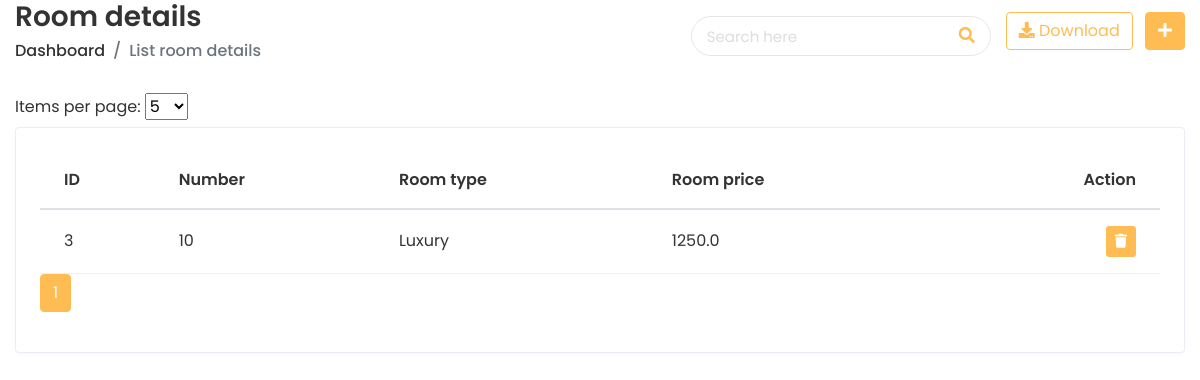
The app's page /app/roomList/ (signed in), older data.
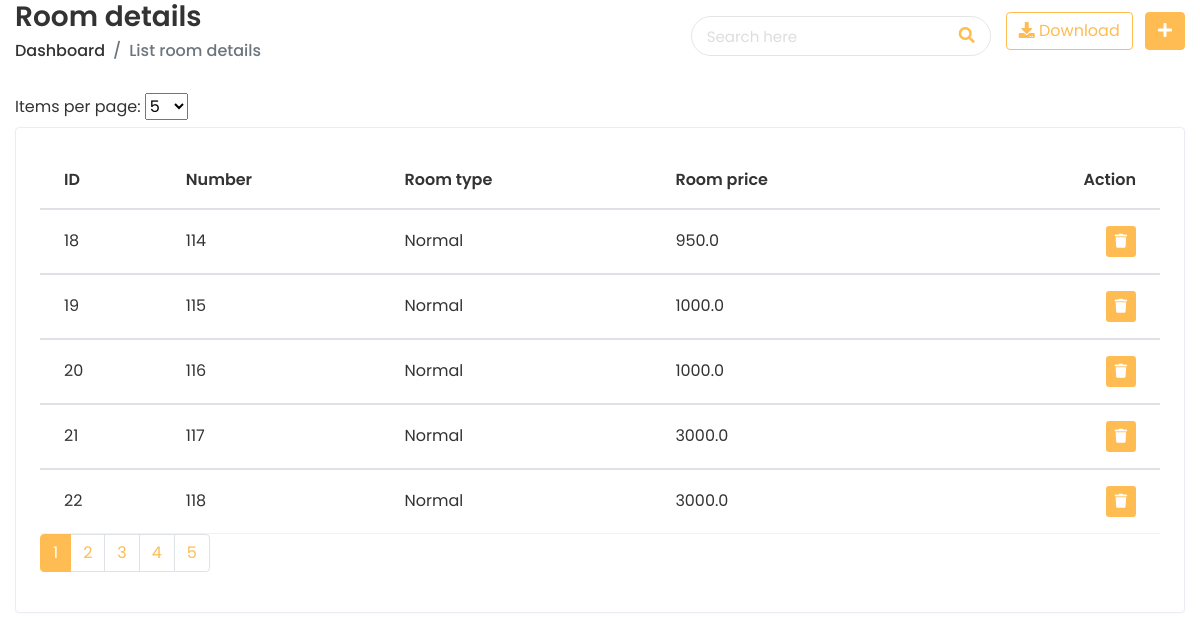
The same page, newer data.
### doctor/models.py (models this page shows, shortened)
class Room(models.Model):
    ROOM_TYPES = (
        ('King', 'King'),
        ('Luxury', 'Luxury'),
        ('Normal', 'Normal'),
        ('Economic', 'Economic'),
        ('General Ward', 'General Ward'),
    )
    number = models.IntegerField(default=0, unique=True)
    slug = models.SlugField(blank=True)
    capacity = models.SmallIntegerField(default=0)
    numberOfBeds = models.SmallIntegerField(default=0)
    roomType = models.CharField(max_length=20, choices=ROOM_TYPES)
    price = models.FloatField(default=0)
    statusStartDate = models.DateField(null=True)
    statusEndDate = models.DateField(null=True)

### doctor/views.py (the view)
# urls.py: path("roomList/", views.room_list, name="room_list"),
@login_required
def room_list(request):
    page_size = int(request.GET.get('page_size', getattr(settings, 'PAGE_SIZE', 5)))
    page = request.GET.get('page', 1)
    search_query = request.GET.get('search', '')
    rooms = Room.objects.filter(
        Q(id__icontains=search_query) |
        Q(roomType__icontains=search_query) |
        Q(price__icontains=search_query) |
        Q(number__icontains=search_query)
    )
    room_data = []
    for room in rooms:
        room_data.append({'room': room})
    paginator = Paginator(room_data, page_size)
    try:
        room_page = paginator.page(page)
    except PageNotAnInteger:
        room_page = paginator.page(1)
    return render(request, "assignBed/room_list.html", {'room_page': room_page, 'page_size': page_size, 'search_query': search_query})

### templates/assignBed/room_list.html (shortened to what this page needs)
{% extends 'home/base-login.html' %}
{% load compress static %}
{% block content %}
      <div class="content container-fluid">
         <div class="page-header">
        <div class="row align-items-center">
           <div class="col">
              <h3 class="page-title">Room details</h3>
              <ul class="breadcrumb">
                 <li class="breadcrumb-item"><a href="{% url 'Bindex' %}">Dashboard</a></li>
                 <li class="breadcrumb-item active">List room details</li>
              </ul>
           </div>
           <div class="top-nav-search">
            <form method="get" action="">
               <input type="text" id="search" class="form-control" placeholder="Search here" name="search" value="{{ search_query }}">
               <button class="btn" type="submit"><i class="fas fa-search"></i></button>
               </form>
            </div>
           <div class="col-auto text-right float-right ml-auto">
              <a href="#" class="btn btn-outline-primary mr-2"><i class="fas fa-download"></i> Download</a>
              <a href="add-student.html" class="btn btn-primary"><i class="fas fa-plus"></i></a>
           </div>
        </div>
     </div>
     <div class="row">
        <div class="col-sm-12">
         <form id="page-size-form" method="get" action="">
            <label for="page_size">Items per page:</label>
            <select id="page_size" name="page_size" onchange="updatePageSize()">
               <option value="5" {% if page_size == 5 %}selected{% endif %}>5</option>
            </select>
         </form>
           <div class="card card-table">
              <div class="card-body">
                 <div class="table-responsive">
                    <table class="table table-hover table-center mb-0 datatable">
                       <thead>
                          <tr>
                             <th>ID</th>
                             <th>Number</th>
                             <th>Room type</th>
                             <th>Room price</th>
                             <th class="text-right">Action</th>
                          </tr>
                       </thead>
                       {% for data in room_page %}
                       <tbody>
                          <tr>
                             <td>{{ data.room.id }}</td>
                             <td>
                                {{ data.room.number }}
                             </td>
                             <td>{{ data.room.roomType }}</td>
                             <td>
                                {{ data.room.price }}
                             </td>
                             <td class="text-right">
                                <div class="actions">
                                   <a href="#" class="btn btn-sm bg-danger-light" onclick="confirmDelete('{{ data.number }}', '{{ data.id }}')">
                                   <i class="fas fa-trash"></i>
                                   </a>
                                </div>
                             </td>
                          </tr>
                       </tbody>
                       {% endfor %}
                    </table>
                 </div>
                 <nav>
                  <ul class="pagination">
                     {% for page_num in room_page.paginator.page_range %}
                        <li class="page-item{% if page_num == room_page.number %} active{% endif %}">
                           <a class="page-link" href="?page={{ page_num }}&page_size={{ page_size }}">{{ page_num }}</a>
                        </li>
                     {% endfor %}
                  </ul>
                 </nav>
              </div>
            </div>
         </div>
  {% endblock %}

### templates/home/base-login.html (shortened to what this page needs)
{% load compress static %}
<!DOCTYPE html>
<html lang="en">
<head>
<link rel="stylesheet" href="https://cdnjs.cloudflare.com/ajax/libs/font-awesome/6.2.1/css/all.min.css" />
    <link rel="stylesheet" href="{% static 'prescol/plugins/bootstrap/css/bootstrap.min.css' %}">
    <link rel="stylesheet" href="{% static 'prescol/plugins/fontawesome/css/fontawesome.min.css' %}">
    <link rel="stylesheet" href="{% static 'prescol/plugins/fontawesome/css/all.min.css' %}">
    <link rel="stylesheet" href="{% static 'prescol/css/style.css' %}">
</head>
<body>
    {% block content %}
    {% endblock %}
</body>
</html>

### static/prescol/css/style.css (style rules this page uses)
html { height: 100%; }
body { background-color: #fff; color: #333; font-family: 'Poppins', sans-serif; font-size: 1rem; height: 100%; line-height: 1.5; overflow-x: hidden; }
h1, h2, h3, h4, h5, h6 { font-family: 'Poppins', sans-serif; margin-top: 0; }
.form-control { border: 1px solid #ddd; box-shadow: none; color: #333; font-size: 15px; height: 40px; }
a { color: #009ce7; }
input, button, a { transition: all 0.4s ease; -moz-transition: all 0.4s ease; -o-transition: all 0.4s ease; -ms-transition: all 0.4s ease; -webkit-transition: all 0.4s ease; }
input, input:focus, button, button:focus { outline: none; }
input[type=text], input[type=password] { -webkit-appearance: none; -moz-appearance: none; appearance: none; }
ul, ol { padding: 0px; list-style: none; }
.table { color: #333; max-width: 100%; margin-bottom: 0; width: 100%; }
.table thead tr th { font-weight: 600; }
.table tbody tr { border-bottom: 1px solid rgba(0, 0, 0, 0.05); }
.table.table-center td, .table.table-center th { vertical-align: middle; }
.card-table .card-body .table > thead > tr > th { border-top: 0; }
.card-table .card-body .table tr td:first-child, .card-table .card-body .table tr th:first-child { padding-left: 1.5rem; }
.card-table .card-body .table tr td:last-child, .card-table .card-body .table tr th:last-child { padding-right: 1.5rem; }
.card-table .table td, .card-table .table th { border-top: 1px solid #e2e5e8; padding: 1rem 0.75rem; white-space: nowrap; }
.btn-primary { background-color: #FFBC53; border: 1px solid #FFBC53; }
.btn-outline-primary { color: #FFBC53; border-color: #FFBC53; }
.pagination > .active > a, .pagination > .active > a:focus, .pagination > .active > a:hover, .pagination > .active > span, .pagination > .active > span:focus, .pagination > .active > span:hover { background-color: #FFBC53; border-color: #FFBC53; }
.pagination > li > a, .pagination > li > span { color: #FFBC53; }
.page-item.active .page-link { background-color: #FFBC53; border-color: #FFBC53; }
.card { border: 1px solid #ececf5; box-shadow: 0 1px 3px 0 rgba(0, 0, 0, 0.03); margin-bottom: 1.875rem; }
.card-body { padding: 1.5rem; }
.bg-danger-light { background-color:#FFBC53 !important; color:#fff !important; }
.top-nav-search { float: left; margin-left: 15px; }
.top-nav-search form { margin-top: 10px; position: relative; width: 300px; }
.top-nav-search .form-control { background-color: transparent; border-color: rgba(0, 0, 0, 0.1); border-radius: 50px; color: #ddd; height: 40px; padding: 10px 50px 10px 15px; }
.top-nav-search .btn { background-color: transparent; border-color: transparent; color: #ffbc53; min-height: 40px; padding: 7px 15px; position: absolute; right: 0; top: 0; }
.top-nav-search .form-control::placeholder { color: #ddd; }
.page-header { margin-bottom: 1.875rem; }
.page-header .breadcrumb { background-color: transparent; color: #6c757d; font-size: 1rem; font-weight: 500; margin-bottom: 0; padding: 0; }
.page-header .breadcrumb a { color: #333; }
.page-title { font-size: 28px; font-weight: 600; color: #333; margin-bottom: 5px; }

Row changes from the older to the newer data that the page shows:
removed Room: room.id "3", room.number "10", room.roomType "Luxury", room.price "1250.0"
added Room: room.id "18", room.number "114", room.roomType "Normal", room.price "950.0"
added Room: room.id "19", room.number "115", room.roomType "Normal", room.price "1000.0"
added Room: room.id "20", room.number "116", room.roomType "Normal", room.price "1000.0"
added Room: room.id "21", room.number "117", room.roomType "Normal", room.price "3000.0"
added Room: room.id "22", room.number "118", room.roomType "Normal", room.price "3000.0"
Text that changed along with them:
new list line: "2"
new list line: "3"
new list line: "4"
new list line: "5"
